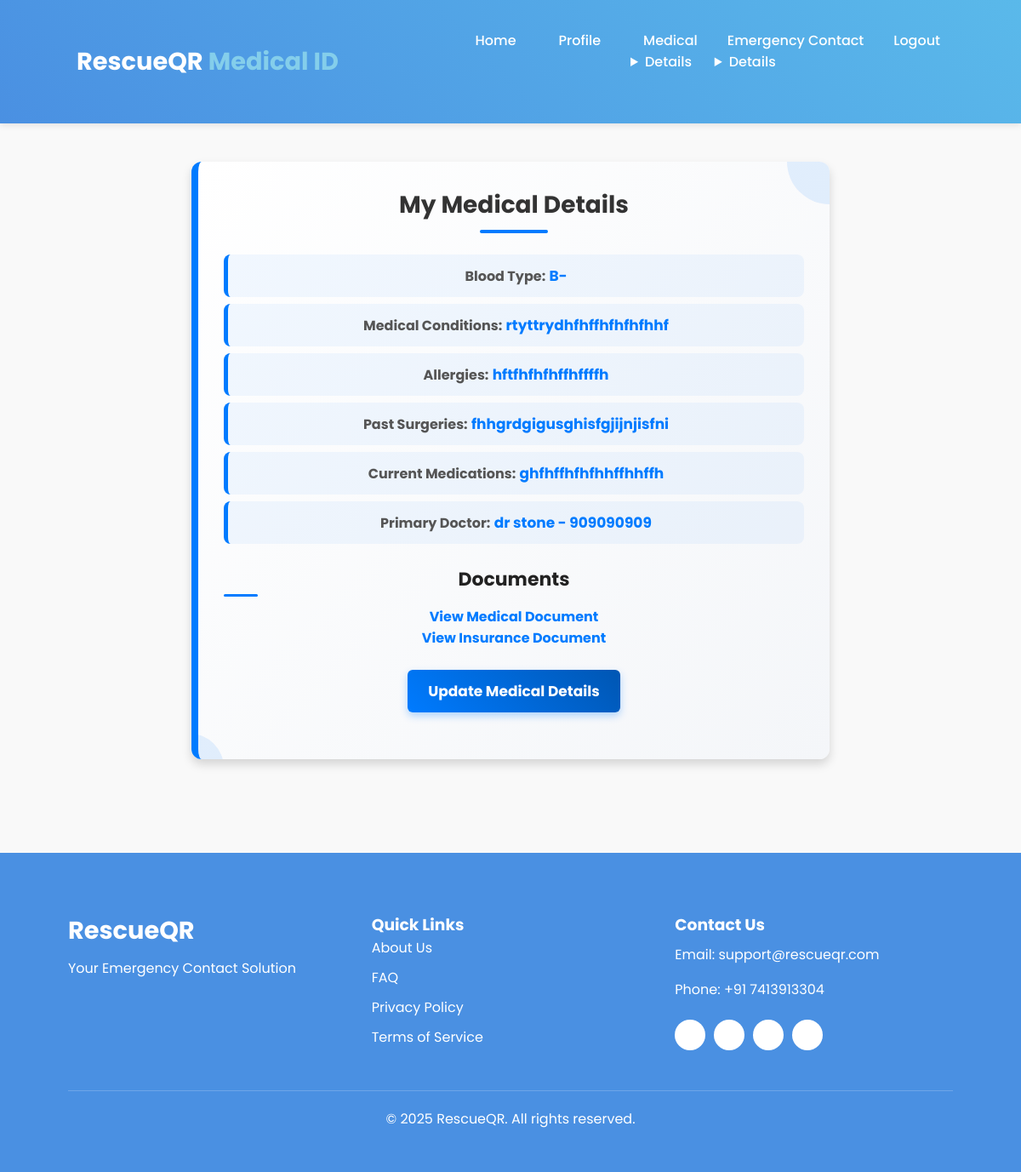
Screenshot of /medical/medical-details/ (signed in) with the database file from the repository.
### medical/models.py (models this page shows, shortened)
class MedicalDetail(models.Model):
    BLOOD_TYPE_CHOICES = [
        ('A+', 'A+'),
        ('A-', 'A-'),
        ('B+', 'B+'),
        ('B-', 'B-'),
        ('AB+', 'AB+'),
        ('AB-', 'AB-'),
        ('O+', 'O+'),
        ('O-', 'O-'),
    ]
    user = models.OneToOneField(CustomUser, on_delete=models.CASCADE, related_name="medical_detail")
    blood_type = models.CharField(max_length=3, choices=BLOOD_TYPE_CHOICES, blank=True, null=True)
    medical_conditions = models.TextField(blank=True, null=True)  # Store conditions like Diabetes, Hypertension
    allergies = models.TextField(blank=True, null=True)  # Store allergies like Peanuts, Dust
    past_surgeries = models.TextField(blank=True, null=True)  # Store past surgeries
    current_medications = models.TextField(blank=True, null=True)  # List of current medications
    primary_doctor_name = models.CharField(max_length=255, blank=True, null=True)
    primary_doctor_contact = models.CharField(max_length=20, blank=True, null=True)
    medical_document = models.FileField(upload_to="medical_documents/", blank=True, null=True)
    insurance_document = models.FileField(upload_to="insurance_documents/", blank=True, null=True)

### medical/views.py (the view)
# urls.py: path("medical-details/", medical_detail_view, name="medical_details"),
@login_required
def medical_detail_view(request):
    medical_detail = MedicalDetail.objects.filter(user=request.user).first()
    if not medical_detail:
        return render(request, "medical/no_details.html")  # Create this template
    return render(request, "medical/medical_detail.html", {"medical_detail": medical_detail})

### medical/templates/medical/medical_detail.html
{% extends "base.html" %}
{% block content %}
<div class="medical-container">
    <h2 class="medical-heading">My Medical Details</h2>
    {% if medical_detail %}
        <div class="medical-info">
            <p><strong>Blood Type:</strong> <span class="medical-data">{{ medical_detail.blood_type }}</span></p>
            <p><strong>Medical Conditions:</strong> <span class="medical-data">{{ medical_detail.medical_conditions }}</span></p>
            <p><strong>Allergies:</strong> <span class="medical-data">{{ medical_detail.allergies }}</span></p>
            <p><strong>Past Surgeries:</strong> <span class="medical-data">{{ medical_detail.past_surgeries }}</span></p>
            <p><strong>Current Medications:</strong> <span class="medical-data">{{ medical_detail.current_medications }}</span></p>
            <p><strong>Primary Doctor:</strong> <span class="medical-data">{{ medical_detail.primary_doctor_name }} - {{ medical_detail.primary_doctor_contact }}</span></p>
        </div>
        <h3 class="medical-subheading">Documents</h3>
        <div class="medical-documents">
            {% if medical_detail.medical_document %}
                <p><a href="{{ medical_detail.medical_document.url }}" target="_blank" class="medical-link">View Medical Document</a></p>
            {% else %}
                <p class="no-document">No medical document uploaded.</p>
            {% endif %}
            {% if medical_detail.insurance_document %}
                <p><a href="{{ medical_detail.insurance_document.url }}" target="_blank" class="medical-link">View Insurance Document</a></p>
            {% else %}
                <p class="no-document">No insurance document uploaded.</p>
            {% endif %}
        </div>
        <a href="{% url 'medical:update_medical_details' %}" class="medical-button">Update Medical Details</a>
    {% else %}
        <p class="no-details">No details found.</p>
    {% endif %}
</div>
{% endblock %}

### static/css/styles.css (style rules this page uses)
* { margin: 0; padding: 0; box-sizing: border-box; font-family: "Poppins", sans-serif; }
body { background-color: #f9f9f9; color: #333; display: flex; flex-direction: column; min-height: 100vh; }
.medical-container { max-width: 600px; margin: 50px auto; text-align: center; background-color: #f8f9fa; padding: 20px; border-radius: 8px; box-shadow: 0 4px 8px rgba(0, 0, 0, 0.1); }
.medical-heading { font-size: 24px; color: #333; margin-bottom: 15px; }
.medical-button { display: inline-block; padding: 10px 20px; background-color: #007bff; color: white; text-decoration: none; font-size: 16px; border-radius: 5px; transition: background 0.3s ease; }
.medical-container { max-width: 750px; margin: 60px auto; padding: 30px; background: linear-gradient(135deg, #ffffff, #f4f6f9); border-radius: 12px; box-shadow: 0 6px 12px rgba(0, 0, 0, 0.15); position: relative; overflow: hidden; border-left: 8px solid #007bff; }
.medical-container::before { content: ""; position: absolute; top: -50px; right: -50px; width: 100px; height: 100px; background: rgba(0, 123, 255, 0.1); border-radius: 50%; animation: floatUp 4s infinite ease-in-out alternate; }
.medical-container::after { content: ""; position: absolute; bottom: -50px; left: -50px; width: 80px; height: 80px; background: rgba(0, 123, 255, 0.1); border-radius: 50%; animation: floatDown 4s infinite ease-in-out alternate; }
.medical-heading { font-size: 28px; color: #333; text-align: center; font-weight: bold; margin-bottom: 25px; position: relative; }
.medical-heading::after { content: ""; display: block; width: 80px; height: 4px; background: #007bff; margin: 8px auto 0; border-radius: 2px; }
.medical-info p { font-size: 16px; color: #555; padding: 12px; margin: 8px 0; border-left: 5px solid #007bff; background: rgba(0, 123, 255, 0.05); border-radius: 8px; transition: transform 0.3s ease-in-out; }
.medical-data { font-weight: bold; color: #007bff; font-size: 17px; }
.medical-subheading { font-size: 22px; color: #222; font-weight: bold; margin-top: 25px; position: relative; }
.medical-subheading::before { content: ""; position: absolute; left: 0; bottom: -4px; width: 40px; height: 3px; background: #007bff; border-radius: 2px; }
.medical-documents { margin-top: 15px; }
.medical-link { color: #007bff; text-decoration: none; font-weight: bold; display: inline-block; transition: color 0.3s ease-in-out; }
.medical-button { display: flex; justify-content: center; align-items: center; width: fit-content; margin: 25px auto; padding: 12px 24px; background: linear-gradient(45deg, #007bff, #0056b3); color: white; text-decoration: none; font-size: 17px; font-weight: bold; border-radius: 6px; box-shadow: 0 4px 10px rgba(0, 123, 255, 0.3); transition: transform 0.3s ease-in-out, box-shadow 0.3s ease-in-out; }

### rows the page displays
MedicalDetail: blood_type "B-", medical_conditions "rtyttrydhfhffhfhfhfhhf", allergies "hftfhfhfhffhffffh", past_surgeries "fhhgrdgigusghisfgjijnjisfni", current_medications "ghfhffhfhfhhffhhffh", primary_doctor_name "dr stone", primary_doctor_contact "909090909"
